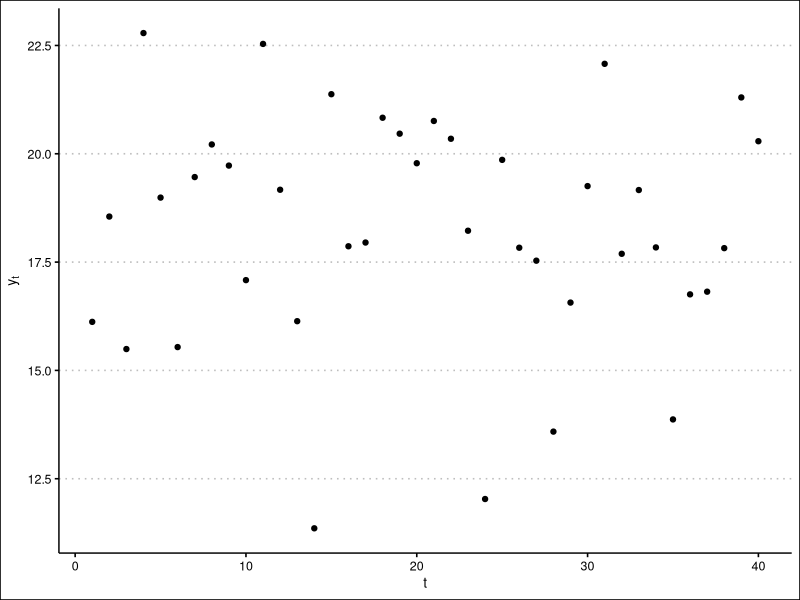
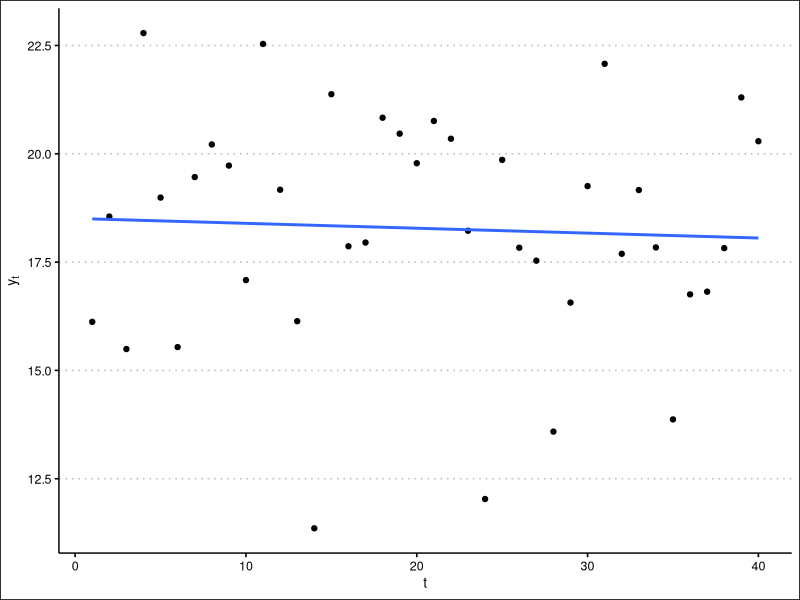

The R script that drew these images, in order:
## ---- chunk 1
set.seed(1)       # Keeps random data from changing each time the code is run

theta <-  18      # True long-run average temp
sigma  <-  3      # True stnd dev of temp around this mean
n      <- 40      # n = number of simulated historical data points
                  #   We don't use 'T' as a variable name because in R, 'T' = logical 'TRUE'

y <- rnorm(n,theta,sigma)

library(dplyr)

y_tbl <- as_tibble(y) %>% 
  mutate(t = row_number()) %>%
  select(t, y = value) 
          
print(y_tbl)
## ---- chunk 2
library(ggplot2)
library(ggthemes)

p <- ggplot(y_tbl, aes(t, y)) + geom_point() + xlab(expression(t)) + ylab(expression(y[t])) + theme_clean()
p
## ---- chunk 3
p + geom_smooth(method = "lm", se = FALSE)
## ---- chunk 4
y_tbl %>% lm(y ~ t, data = .) -> temp.lm

print(temp.lm)
coef(temp.lm)
